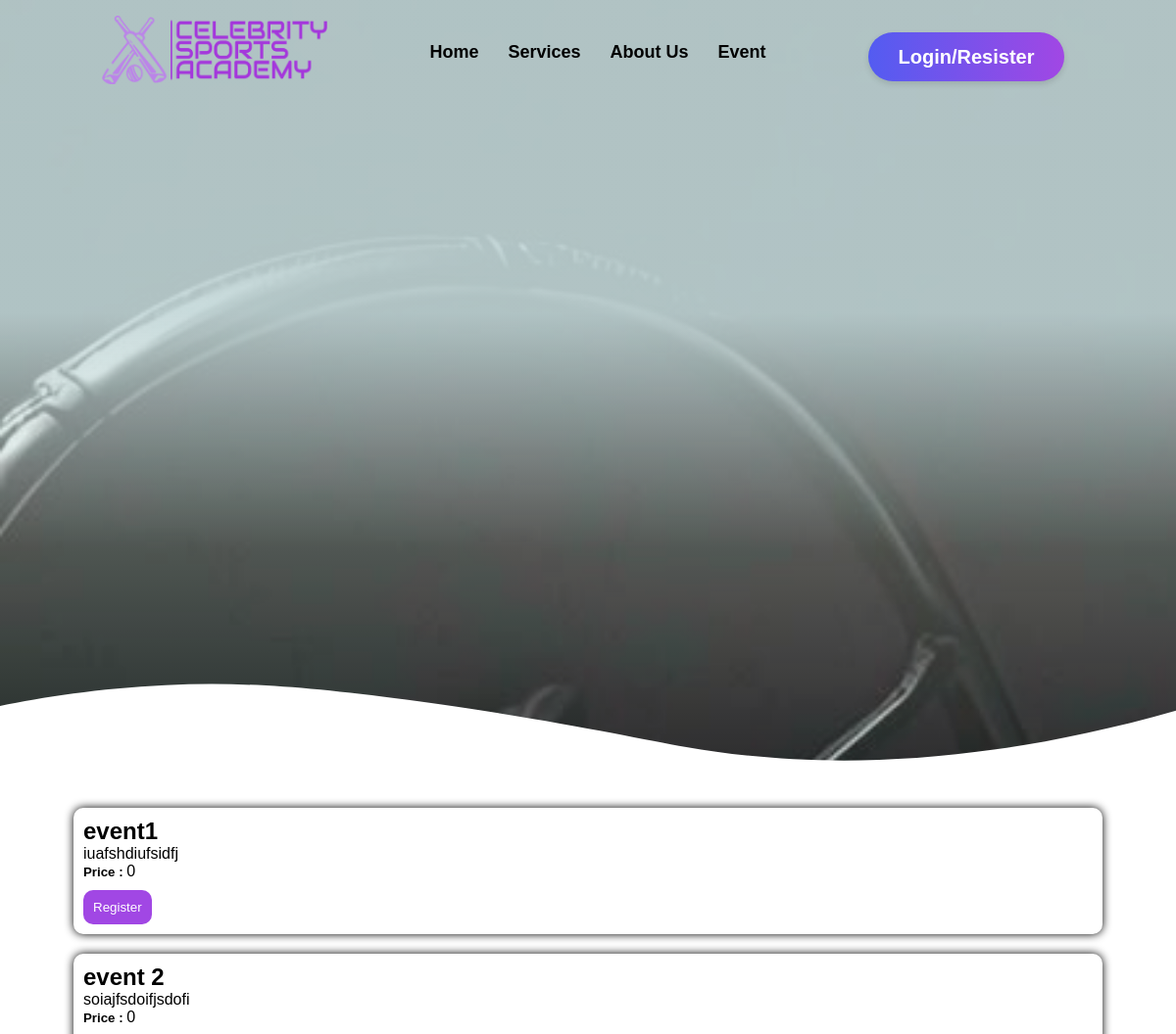
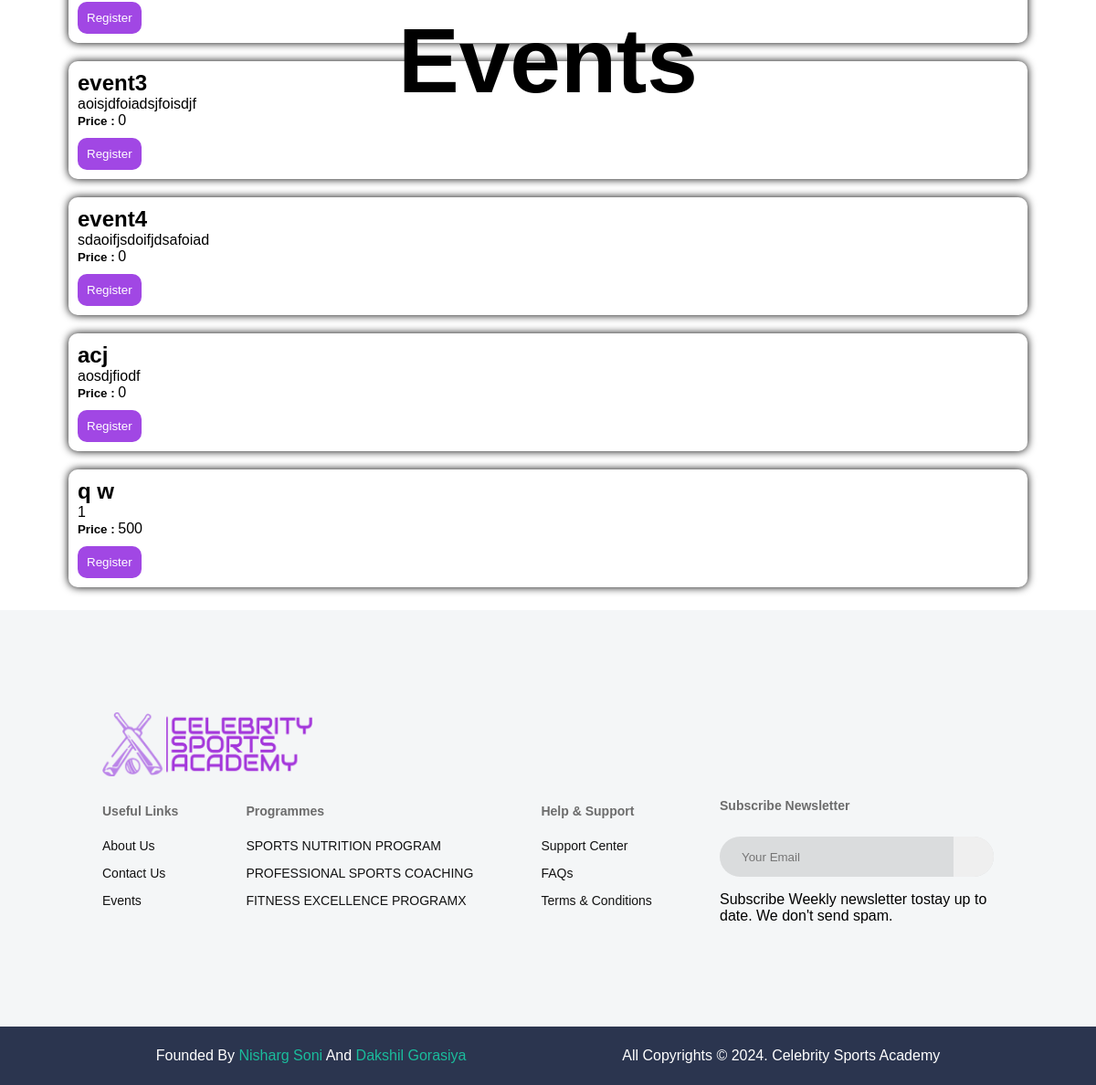
/event.php, run on the app's committed database (2 pictures, top to bottom).
### tables this page shows
CREATE TABLE `event` (
  `event_id` int(11) NOT NULL,
  `title` varchar(15) NOT NULL,
  `description` text NOT NULL,
  `price` int(11) NOT NULL
);

### event.php (the view, shortened to what this page needs)
<!DOCTYPE html>
<html lang="en">
<head>
    <link rel="stylesheet" href="event.css">
</head>
<body>
    <?php
    require ("db.php");
    ?>
    <div class="mynav">
        <div class="nav">
            <a href="#" class="logo">
                <img src="images/celebrity-sports-academy-high-resolution-logo-transparent.png" alt="Logo">
            </a>
            <div class="menu-bar">
                <ul class="menu-items">
                    <li><a href="index.php">Home</a></li>
                    <li><a href="services.php">Services</a></li>
                    <li><a href="about.php">About Us</a></li>
                    <li><a href="#">Event</a></li>
                </ul>
            </div>
            <div class="login">
                <?php
                if (isset($_SESSION["email"])) {
                    echo "<a href='logout.php'><button id='lrbtn' class=''>Logout</button></a>";
                } else {
                    echo "<a href='login.php'><button id='lrbtn' class=''>Login/Resister</button></a>";
                }
                ?>
            </div>
        </div>
        <div class="back" id="home">
            <div class="overlay">
                <div class="hero-shape">
                    <img src="images/header-shape.svg" alt="">
                </div>
            </div>
        </div>
        <div class="hero-text">
            <h1 style="font-size: 100px;">Events </h1>
        </div>
    </div>
    <section id="eventBox">
        <?php
        $sql = "select * from `event`";
        $result = mysqli_query($conn, $sql);
        while ($row = mysqli_fetch_assoc($result)) {
            echo "
            <div class='event'>
                <div class='event-text'>
                <h2>" . $row["title"] . "</h2>
                <p>" . $row["description"] . "</p>
                <h5 style='display:inline';> Price : </h5>
                <p style='display:inline';>" . $row["price"] . "</p>
                ";
            if (isset($_SESSION["email"])) {
                $find = "select * from `user_event` where `event_id` = '$row[event_id]' and `user_id` = '$_SESSION[email]'";
                $userEvent = mysqli_query($conn, $find);
                if (mysqli_num_rows($userEvent) == 1) {
                    echo "<button style='cursor: not-allowed; display:block;'>Registered</button>";
                } else {
                    echo "
                <form method='post' action='cookieSet.php'>
                    <input type='hidden' name='event_id' value='$row[event_id];'>
                    <input type='hidden' name='price' value=' $row[price]'>
                    <button type='submit' style='display:block;'>Register</button>
                </form>";
                }
            } else {
                echo "<button style='cursor: not-allowed;display:block;' onclick='alert(`Login to register in event!!`)'>Register</button>";
            }
            echo "</div>
            </div>
            ";
        }
        ?>
    </section>
    <footer>
        <div class="row-one">
            <a href="#" class="logo">
                <img src="images/celebrity-sports-academy-high-resolution-logo-transparent.png" alt="Logo">
            </a>
            <ul>
                <li><a href="#"><i class="fa fa-instagram"></i></a></li>
                <li><a href="#"><i class="fa fa-facebook" aria-hidden="true"></i></a></li>
                <li><a href="#"><i class="fa fa-twitter"></i></a></li>
                <li><a href="#"><i class="fa fa-linkedin"></i></a></li>
            </ul>
        </div>
        <div class="second-row">
            <div class="first-column">
                <h6 class="footer-title">Useful Links</h6>
                <ul>
                    <li><a href="#">About Us</a></li>
                    <li><a href="#">Contact Us</a></li>
                    <li><a href="#">Events</a></li>
                </ul>
            </div>
            <div class="first-column">
                <h6 class="footer-title">Programmes</h6>
                <ul>
                    <li><a href="#">SPORTS NUTRITION PROGRAM</a></li>
                    <li><a href="#">PROFESSIONAL SPORTS COACHING</a></li>
                    <li><a href="#">FITNESS EXCELLENCE PROGRAMX
                        </a></li>
                </ul>
            </div>
            <div class="first-column">
                <h6 class="footer-title">Help & Support</h6>
                <ul>
                    <li><a href="#">Support Center</a></li>
                    <li><a href="#">FAQs</a></li>
                    <li><a href="#">Terms & Conditions</a></li>
                </ul>
            </div>
            <div class="first-column">
                <h6 class="footer-title">Subscribe Newsletter</h6>
                <div class="newsletter">
                    <input type="email" placeholder="Your Email">
                    <button type="submit">
                    </button>
                </div>
                <p class="text">
                    Subscribe Weekly newsletter tostay up to date. We don't send spam.
                </p>
            </div>
        </div>
    </footer>
    <div class="copyright">
        <p>Founded By <a href="#"> Nisharg Soni </a>And<a href="#"> Dakshil Gorasiya</a> </p>
        <p> All Copyrights © 2024. Celebrity Sports Academy</p>
    </div>
</body>
</html>

### event.css (style rules this page uses)
* { margin: 0; padding: 0; box-sizing: border-box; }
body { font-family: Verdana, Geneva, Tahoma, sans-serif; }
html { scroll-behavior: smooth; }
a { text-decoration: none; }
li { list-style: none; }
h6 { font-size: 20px; line-height: 32px; color: #6c6c6c; margin-top: 16px; font-weight: normal; }
.logo img { margin: 0; padding: 0; height: 70px; width: 230px; }
#lrbtn { font-family: Verdana, Geneva, Tahoma, sans-serif; font-weight: bold; width: 200px; height: 50px; font-size: 20px; display: inline-block; margin: 10px 10px 0 0; border-radius: 50px; overflow: hidden; background-color: #fff; color: #fff; border: 0; line-height: 50px; box-shadow: 0 3px 6px 0 rgba(0, 0, 0, 0.12); background-image: linear-gradient(to right, #535cf1, #a147e4); transition: all 0.3 ease; }
.nav { position: fixed; display: flex; flex-direction: row; justify-content: space-between; align-items: center; width: 100%; padding: 1rem 6.5rem; background: transparent; transition: all 0.5s ease; z-index: 1000000; }
.menu-items { display: flex; flex-direction: row; justify-content: center; align-items: center; }
.menu-items li { margin: 0px 15px; }
.menu-items li a { color: black; font-size: 18px; font-weight: 600; }
footer { background-color: #f4f6f7; padding: 7rem; }
footer .row-one { display: flex; flex-direction: row; justify-content: flex-start; align-items: center; }
footer .row-one ul { display: flex; flex-direction: row; justify-content: flex-start; align-items: center; }
footer .row-one a { padding-right: 20px; font-size: 26px; color: #6c6c6c; }
footer .second-row { display: flex; flex-direction: row; justify-content: space-between; align-items: center; }
footer .second-row h6 { font-size: 14px; font-weight: 700; line-height: 18px; color: #6c6c6c; padding-bottom: 20px; }
footer .second-row li { padding-bottom: 12px; }
footer .second-row li a { font-size: 14px; font-weight: 500; line-height: 18px; color: #121212; }
footer .second-row .first-column:nth-child(4) { max-width: 300px; }
footer .second-row .newsletter { display: flex; flex-direction: row; justify-content: center; align-items: center; position: relative; margin-top: 5px; }
footer .second-row .newsletter input { width: 100%; height: 44px; border-radius: 50px; padding: 0 24px; border: 0; background-color: rgba(33, 33, 33, 0.12); font-weight: 500; outline: none; }
footer .second-row .newsletter button { position: absolute; top: 0; right: 0; width: 44px; height: 44px; border-top-right-radius: 50px; border-bottom-right-radius: 50px; background-color: none; color: #121212; cursor: pointer; border: none; }
footer .second-row .text { margin-top: 16px; }
.copyright { background-color: #2b354f; padding: 23px 0; display: flex; flex-direction: row; align-items: center; justify-content: space-evenly; }
.copyright p { text-align: center; color: white; word-spacing: normal; }
.copyright p a { color: #1abc9c; word-spacing: normal; }
.back { background-image: url("./images/heroback.jpg"); width: 100%; height: 100vh; background-size: cover; background-attachment: fixed; position: relative; }
.overlay { background-image: linear-gradient( rgba(195, 215, 216, 0.9) 40%, rgba(254, 255, 244, 0.3) 70%, rgba(255, 255, 255, 0.12) ); width: 100%; height: 100%; }
.hero-shape { position: absolute; bottom: 0px; left: 0px; width: 100%; }
.hero-shape img { width: 100%; display: block; }
.hero-text { position: absolute; top: 50%; left: 50%; transform: translate(-50%, -50%); text-align: center; }
#eventBox { display: flex; flex-direction: column; justify-content: space-between; align-items: center; margin: auto; width: 90%; padding: 15px; }
.event { box-shadow: 0px 0px 10px 0px #000000; padding: 10px; margin: 10px; width: 100%; border-radius: 10px; }
.event button { margin-top: 10px; padding: 10px; border-radius: 10px; background-color: #a147e4; color: white; border: none; cursor: pointer; }

### data on the page
event: title "event1", description "iuafshdiufsidfj", price "0"
event: title "event 2", description "soiajfsdoifjsdofi", price "0"
event: title "event3", description "aoisjdfoiadsjfoisdjf", price "0"
event: title "event4", description "sdaoifjsdoifjdsafoiad", price "0"
event: title "acj", description "aosdjfiodf", price "0"
event: title "q w", description "1", price "500"
